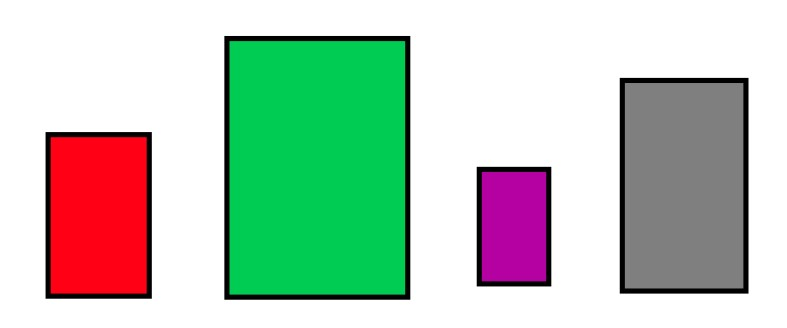
#> input picture pic.png, 787 x 328 px
$ jupyter execute syn_task1.ipynb
#> lines starting #> are read from the running program, lines starting #| are printed output that depends on the picture; after the words box and inside, x2 and y2 are one past the last pixel; in counts of white or black regions, pixels touching at a corner belong together
[cell 1]
import numpy as np
import cv2

[cell 2]
img = cv2.imread("pic.png")#we read the image
#> img is the input picture: shape (328, 787, 3); mean B, G, R 184.8, 200.1, 184.7
window_name = 'output'#window that opens when we click run is named as output
edged = cv2.Canny(img,100,200)#find the edges
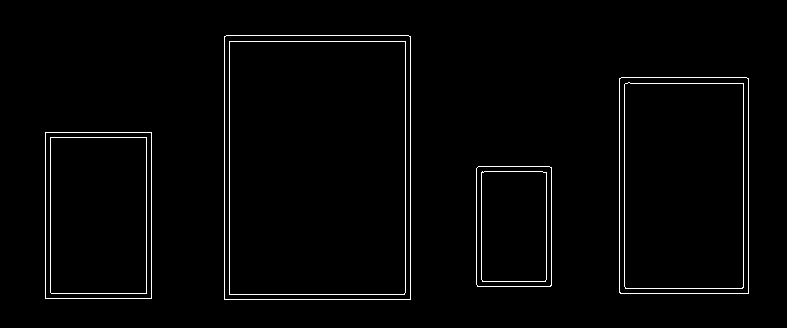
#> edged: shape (328, 787); 1.9% white in thin lines or dots, all inside (x1, y1, x2, y2) = (45, 35, 749, 300)
#cv2.waitKey(0)
contours, hierarchy = cv2.findContours(edged,#img with edges
    cv2.RETR_EXTERNAL, cv2.CHAIN_APPROX_NONE)#retreives contours,approx contour
#> contours = 4 contours; box (x1, y1, x2, y2) and area: (224, 35, 411, 300) 49101, (619, 77, 749, 294) 27860, (45, 132, 152, 299) 17596, (476, 166, 552, 287) 8994
areas= []#will take all areas of rectangles

[cell 3]
for x in contours:#for loop for filling areas array
        a= cv2.contourArea(x)#calc area of each rectangle
        areas.append(a)#appending to area
#> this loop made 4 passes
#> a on passes 1 to 4: 8994.5, 17596, 27860.5, 49101
#> after the loop, areas = [8994.5, 17596, 27860.5, 49101]
contours_sorted= sorted(contours, key=cv2.contourArea, reverse= True)#sorting the contours, true==largest to smallest
#> contours_sorted has the same summary as contours
#cv2.imshow('Canny Edges After Contouring', edged)
#cv2.waitKey(0)
cv2.drawContours(img, contours_sorted[0], -1, (255, 128, 0), 3)#drawing the outline on largest rectangle
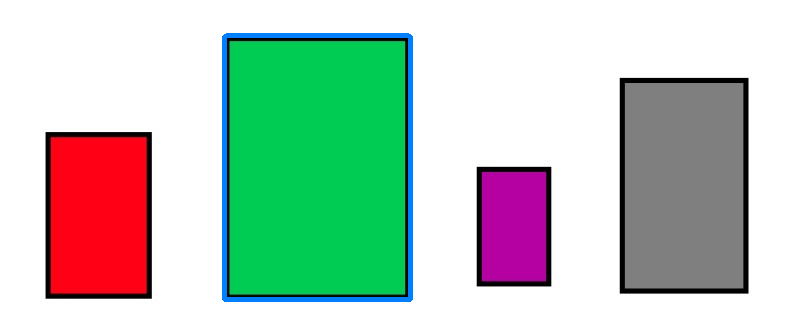
#> img: shape (328, 787, 3); 1.74% of pixels changed, all inside (x1, y1, x2, y2) = (222, 33, 413, 302)
cv2.imshow('window_name', img)#displays the image which is now modified
#cv2.imshow("window_name",img)
#img = cv2.copyMakeBorder(img, 10, 10, 10, 10, cv2.BORDER_CONSTANT, None, value=0)
cv2.waitKey(0)#python kernel might crash...waits for any key to be pressed
cv2.destroyAllWindows()#close all open windows
#contours is a numpy array with (x,y) as coordinates
#approx contour takes all coordinates of the rect into consideration(all the boundary)
